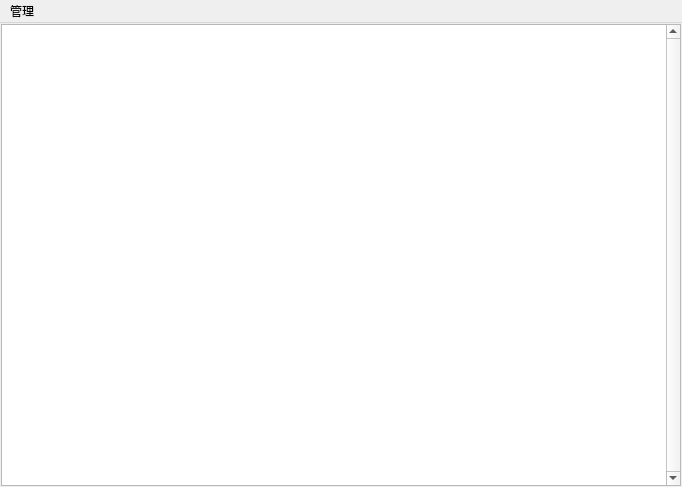
<?xml version="1.0" encoding="UTF-8"?>
<ui version="4.0">
 <class>MainWindowServer</class>
 <widget class="QMainWindow" name="MainWindowServer">
  <property name="geometry">
   <rect>
    <x>0</x>
    <y>0</y>
    <width>682</width>
    <height>487</height>
   </rect>
  </property>
  <property name="windowTitle">
   <string>Fair三国杀服务器</string>
  </property>
  <widget class="QWidget" name="centralwidget">
   <layout class="QHBoxLayout" name="horizontalLayout">
    <property name="leftMargin">
     <number>1</number>
    </property>
    <property name="topMargin">
     <number>1</number>
    </property>
    <property name="rightMargin">
     <number>1</number>
    </property>
    <property name="bottomMargin">
     <number>1</number>
    </property>
    <item>
     <widget class="QPlainTextEdit" name="plainTextEditServer">
      <property name="verticalScrollBarPolicy">
       <enum>Qt::ScrollBarAlwaysOn</enum>
      </property>
      <property name="horizontalScrollBarPolicy">
       <enum>Qt::ScrollBarAlwaysOff</enum>
      </property>
     </widget>
    </item>
   </layout>
  </widget>
  <widget class="QMenuBar" name="menubar">
   <property name="geometry">
    <rect>
     <x>0</x>
     <y>0</y>
     <width>682</width>
     <height>23</height>
    </rect>
   </property>
   <widget class="QMenu" name="menu">
    <property name="title">
     <string>管理</string>
    </property>
    <addaction name="actionClear"/>
    <addaction name="actionManageConnection"/>
    <addaction name="actionBanList"/>
    <addaction name="actionUserDatabase"/>
    <addaction name="separator"/>
    <addaction name="actionHide"/>
    <addaction name="actionClose"/>
   </widget>
   <addaction name="menu"/>
  </widget>
  <action name="actionManageConnection">
   <property name="text">
    <string>查看连接...</string>
   </property>
  </action>
  <action name="actionBanList">
   <property name="text">
    <string>封禁列表...</string>
   </property>
  </action>
  <action name="actionUserDatabase">
   <property name="text">
    <string>用户数据库...</string>
   </property>
  </action>
  <action name="actionClose">
   <property name="text">
    <string>关闭服务器</string>
   </property>
  </action>
  <action name="actionHide">
   <property name="text">
    <string>隐藏窗口</string>
   </property>
  </action>
  <action name="actionClear">
   <property name="text">
    <string>清空日志</string>
   </property>
  </action>
 </widget>
 <resources/>
 <connections/>
</ui>
